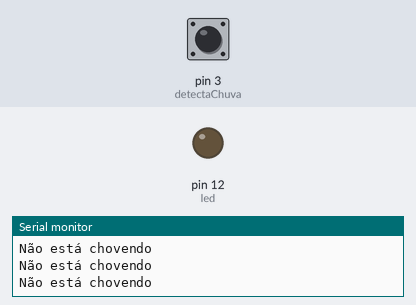
A sketch run on a simulated Arduino Uno, built with avr-gcc and run on an emulated ATmega328P. Parts: output pins drawn as LEDs (lit = HIGH), the last lines printed to the serial monitor. Dashed ring = blinking. The inputs (shaded band) are chosen by the test bench; at power-on: pin 3 (detectaChuva) HIGH.

Above: at 1.2 s.
1.3 s: pin 3 (detectaChuva) driven LOW
At 2.5 s:
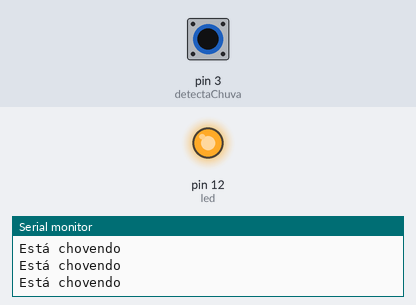
2.8 s: pin 3 (detectaChuva) driven HIGH
At 3.7 s:
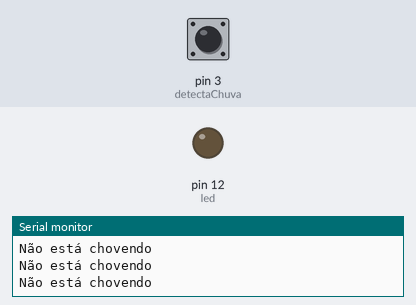
4.3 s: pin 3 (detectaChuva) pulsed LOW 2 times (0.12 s each, 0.3 s apart)
At 4.66 s:
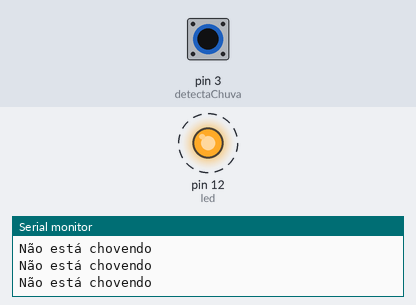
7.9 s: pin 3 (detectaChuva) pulsed LOW 5 times (0.12 s each, 0.3 s apart)
At 10.0 s:
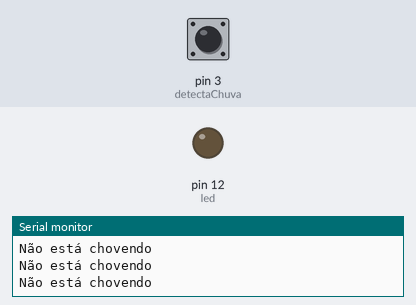
Timing chart, 0 to 11.5 s (numbered marks = the images above; inputs shaded):
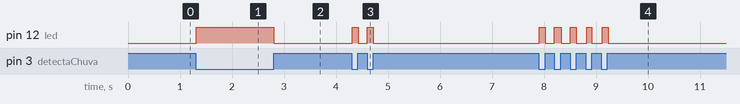

The sketch:

PRG_4_3.ino
```cpp
const int led = 12; //pino D12
const int detectaChuva = 3; //pino D3
const int portaSerial = 9600;

int valor_detectorChuva = 0; //guarda o valor boleano

void setup(){
  pinMode(detectaChuva, INPUT);
  pinMode(led, OUTPUT);
  Serial.begin(portaSerial);
}

void loop(){
  valor_detectorChuva = digitalRead(detectaChuva);
  if(valor_detectorChuva == LOW){
      digitalWrite(led, HIGH);
      Serial.println("Está chovendo");
  }else{
    digitalWrite(led, LOW);
    Serial.println("Não está chovendo");
  }
}
```

Measured:
- after the input at 1.3 s, pin 12 (led): LOW → HIGH at once
- after the input at 2.8 s, pin 12 (led): HIGH → LOW at once
- after the input at 4.3 s, pin 12 (led): alternates HIGH for 0.12 s and LOW for 0.17 s, 4 changes in all, then stays LOW, starting at once
- after the input at 7.9 s, pin 12 (led): alternates HIGH for 0.12 s and LOW for 0.19 s, 10 changes in all, then stays LOW, starting at once
